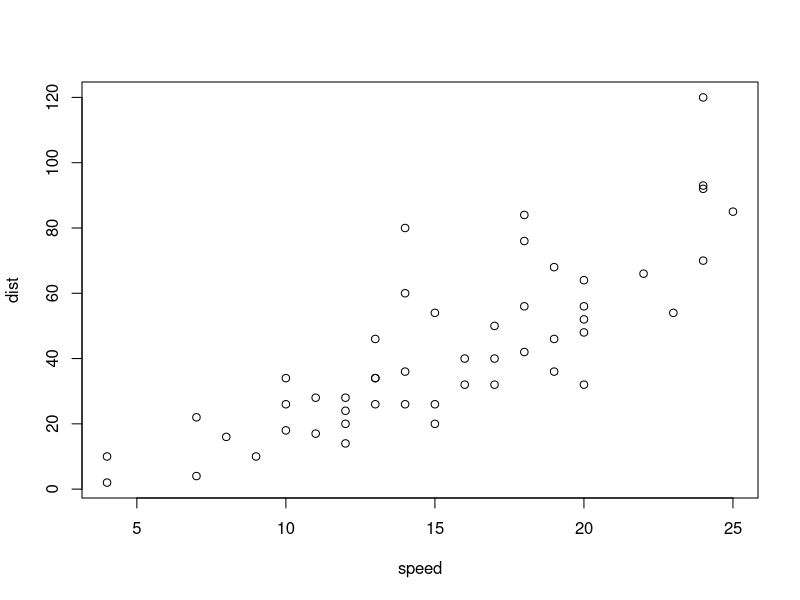
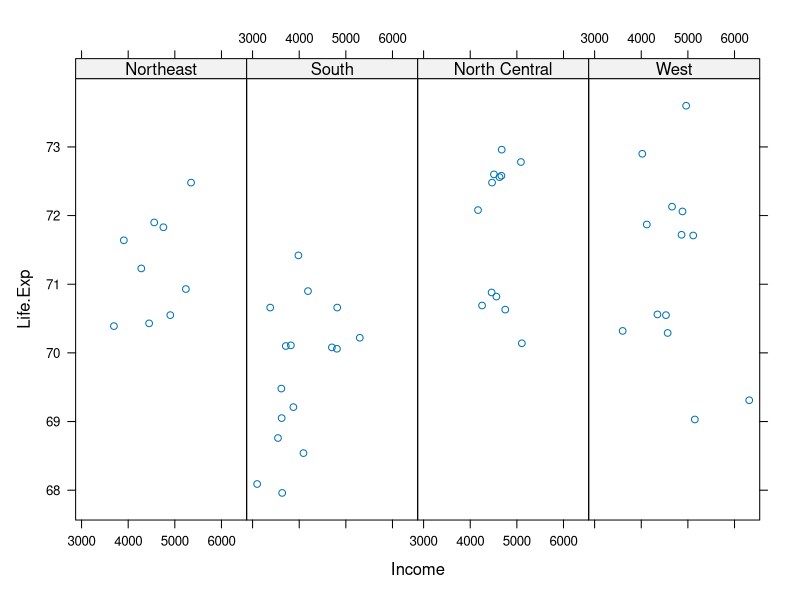
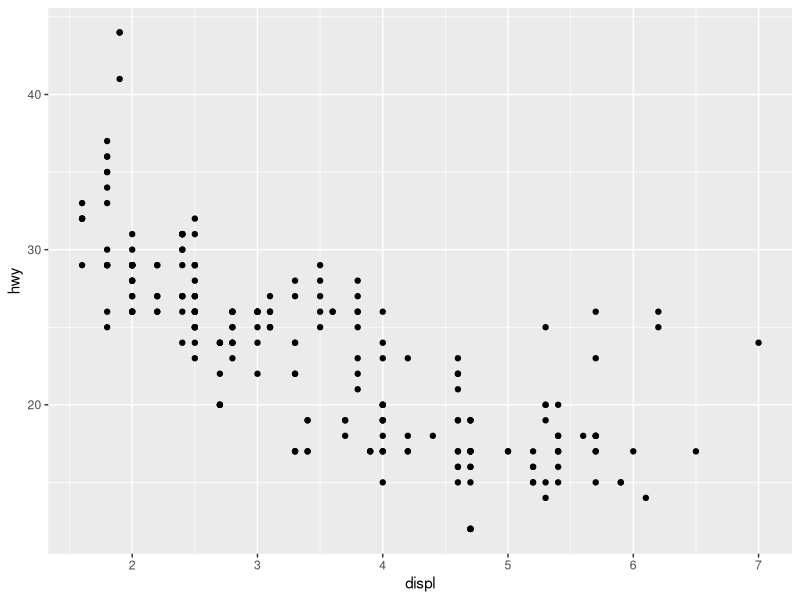
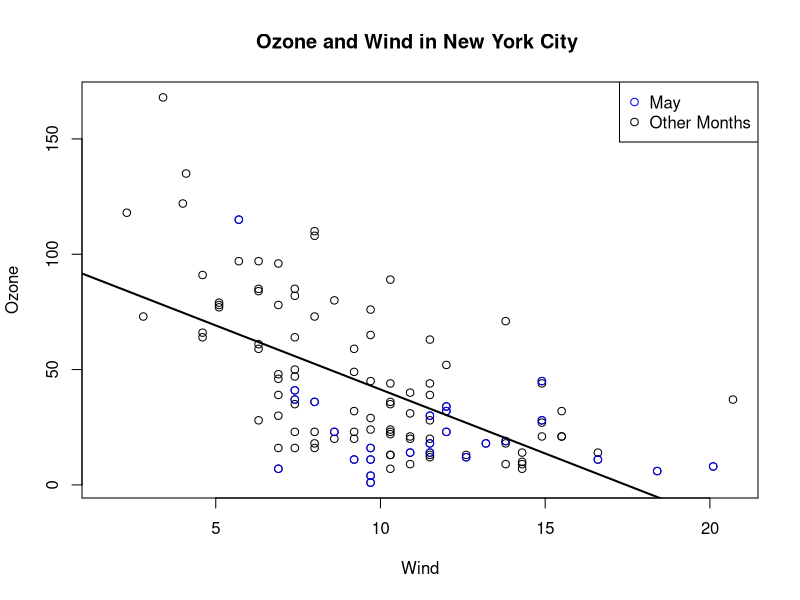
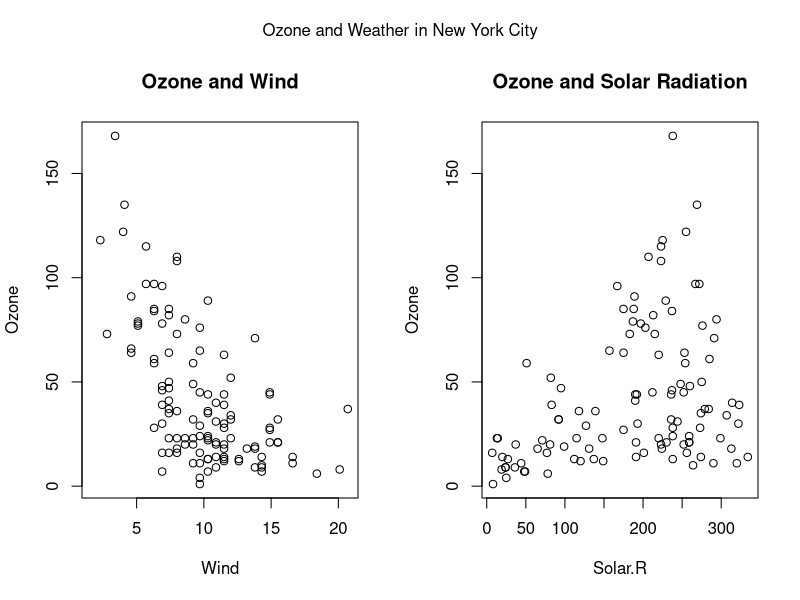

Recreate these plots in R, in order.
## ---- chunk 1

library(datasets)
data(cars)
with( cars, plot(speed, dist))

## ---- chunk 2
library( lattice)
state = data.frame( state.x77, region = state.region)
xyplot( Life.Exp ~ Income | region , data = state , layout = c(4,1))

## ---- chunk 3
library(ggplot2)
data(mpg)
qplot( displ, hwy, data =mpg)

## ---- chunk 4
par("lty")
par("bg")
par("mar")
par("mfrow")

## ---- chunk 5
library(datasets)
with( airquality , plot( Wind, Ozone))
title( main = "Ozone and Wind in New York City ") 

# add points
with( subset(airquality , Month ==5), points( Wind, Ozone, col = "blue")) 
legend( "topright", pch =1, col = c("blue", "black"), 
        legend = c("May", "Other Months"))

model = lm(Ozone ~ Wind, airquality )
abline( model, lwd = 2)

## ---- chunk 6

par( mfrow = c(1,2), oma = c(0,0,2,0)) # oma outer margine

with( airquality, {
  plot( Wind, Ozone, main = "Ozone and Wind")
  plot( Solar.R, Ozone, main = "Ozone and Solar Radiation")
  mtext( "Ozone and Weather in New York City", outer = TRUE)
})


